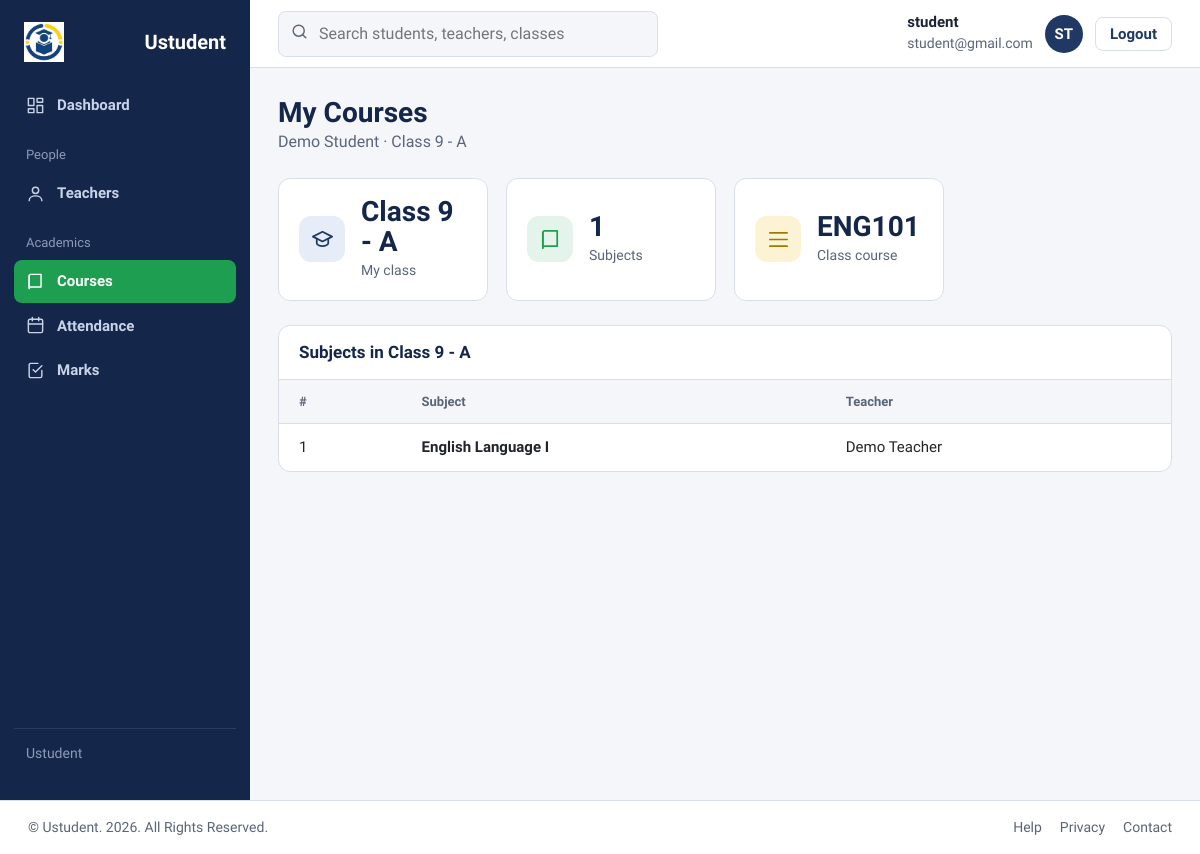
/student/student_courses.php (signed in), run on the app's committed database.
### tables this page shows
CREATE TABLE `students` (
  `id` int UNSIGNED NOT NULL,
  `user_id` int UNSIGNED NOT NULL,
  `name` varchar(100) NOT NULL,
  `email` varchar(100) NOT NULL,
  `phone` varchar(15) DEFAULT NULL,
  `dob` date DEFAULT NULL,
  `class_id` int UNSIGNED NOT NULL,
  `address` varchar(255) DEFAULT NULL,
  `created_at` timestamp NULL DEFAULT CURRENT_TIMESTAMP
);

CREATE TABLE `classes` (
  `id` int UNSIGNED NOT NULL,
  `class_name` varchar(50) NOT NULL,
  `section` varchar(10) NOT NULL,
  `course_id` int UNSIGNED NOT NULL,
  `created_at` timestamp NULL DEFAULT CURRENT_TIMESTAMP
);

CREATE TABLE `courses` (
  `id` int UNSIGNED NOT NULL,
  `course_name` varchar(100) NOT NULL,
  `description` text
);

CREATE TABLE `subjects` (
  `id` int UNSIGNED NOT NULL,
  `subject_name` varchar(100) NOT NULL,
  `course_id` int UNSIGNED NOT NULL,
  `created_at` timestamp NULL DEFAULT CURRENT_TIMESTAMP
);

### student/student_courses.php (the view, shortened to what this page needs)
<?php
include '../database/dbconfig.php';
function h($value) { return htmlspecialchars((string)$value, ENT_QUOTES, 'UTF-8'); }
function rows($conn, $sql, $types = '', $params = []) {
    $statement = $conn->prepare($sql);
    if ($types !== '' && !$statement->bind_param($types, ...$params)) {
        throw new RuntimeException('Could not bind the database query parameters.');
    }
    if (!$statement->execute()) {
        throw new RuntimeException('Could not load the requested data.');
    }
    $result = $statement->get_result();
    return $result->fetch_all(MYSQLI_ASSOC);
}
$student = rows($conn,
    "SELECT s.id, s.name, c.id AS class_id, c.class_name, c.section, co.course_name
       FROM students s
       JOIN classes c ON c.id = s.class_id
       JOIN courses co ON co.id = c.course_id
      WHERE s.user_id = ?",
    "i", [(int)$_SESSION['id']])[0] ?? null;
$subjects = $student ? rows($conn,
    "SELECT DISTINCT sub.id, sub.subject_name, GROUP_CONCAT(DISTINCT t.name ORDER BY t.name SEPARATOR ', ') AS teachers
       FROM teacher_subjects ts
       JOIN subjects sub ON sub.id = ts.subject_id
       LEFT JOIN teachers t ON t.id = ts.teacher_id
      WHERE ts.class_id = ?
      GROUP BY sub.id, sub.subject_name
      ORDER BY sub.subject_name",
    "i", [(int)$student['class_id']]) : [];
?>
<!DOCTYPE html>
<html lang="en">
<head>
<link href="https://cdn.jsdelivr.net/npm/bootstrap@5.3.3/dist/css/bootstrap.min.css" rel="stylesheet">
<link rel="stylesheet" href="../assets/css/admin_dashboard.css">
<link rel="stylesheet" href="../assets/css/academic_common.css">
</head>
<body>
<div class="app">
  <?php include '../includes/sidebar_student.php'; ?>
  <div class="main">
    <?php include '../includes/topbar.php'; ?>
    <main class="content">
      <div class="head">
        <div>
          <h1>My Courses</h1>
          <p><?php echo $student ? h($student['name'] . ' · ' . $student['class_name'] . ' - ' . $student['section']) : 'Your enrolled courses and subjects.'; ?></p>
        </div>
      </div>
      <?php if (!$student): ?>
        <div class="alert alert-warning">Your student profile has not been created yet. Please ask the admin to add you in the Students page.</div>
      <?php else: ?>
        <section class="stats" aria-label="Summary">
          <div class="stat"><span class="ico b"><svg viewBox="0 0 24 24"><path d="M2 9l10-5 10 5-10 5z"/><path d="M6 11v5c0 1.5 3 3 6 3s6-1.5 6-3v-5"/></svg></span><div><b><?php echo h($student['class_name'] . ' - ' . $student['section']); ?></b><span>My class</span></div></div>
          <div class="stat"><span class="ico g"><svg viewBox="0 0 24 24"><path d="M4 5a2 2 0 012-2h13v16H6a2 2 0 00-2 2z"/><path d="M4 19V5"/></svg></span><div><b><?php echo count($subjects); ?></b><span>Subjects</span></div></div>
          <div class="stat"><span class="ico y"><svg viewBox="0 0 24 24"><path d="M3 5h18M3 12h18M3 19h18"/></svg></span><div><b><?php echo h($student['course_name']); ?></b><span>Class course</span></div></div>
        </section>
        <section class="card">
          <h2>Subjects in <?php echo h($student['class_name'] . ' - ' . $student['section']); ?></h2>
          <div class="table-wrap">
            <table>
              <thead><tr><th>#</th><th>Subject</th><th>Teacher</th></tr></thead>
              <tbody>
              <?php foreach ($subjects as $i => $subject): ?>
                <tr>
                  <td class="roll"><?php echo $i + 1; ?></td>
                  <td><b><?php echo h($subject['subject_name']); ?></b></td>
                  <td><?php echo h($subject['teachers'] ?? ''); ?></td>
                </tr>
              <?php endforeach; ?>
              </tbody>
            </table>
          </div>
        </section>
      <?php endif; ?>
    </main>
  </div>
</div>
<?php include '../includes/footer.php'; ?>
</body>
</html>

### assets/css/admin_dashboard.css (style rules this page uses)
.content { padding:28px;max-width:1200px;width:100% }
.head { display:flex;justify-content:space-between;align-items:flex-end;gap:16px;flex-wrap:wrap;margin-bottom:24px }
.head h1 { font-size:28px }
.head p { color:var(--muted);margin:0 }
.stats { display:grid;grid-template-columns:repeat(4,1fr);gap:18px;margin-bottom:24px }
.stat { background:var(--white);border:1px solid var(--line);border-radius:12px;padding:18px 20px;display:flex;gap:16px;align-items:center }
.ico { width:46px;height:46px;border-radius:12px;display:grid;place-items:center;flex:none }
.ico svg { width:23px;height:23px;stroke:currentColor;fill:none;stroke-width:1.8;stroke-linecap:round;stroke-linejoin:round }
.ico.b { background:var(--blue-soft);color:var(--navy) }
.ico.g { background:var(--green-soft);color:var(--green) }
.ico.y { background:var(--gold-soft);color:#9a7d00 }
.stat b { display:block;font:700 28px var(--head);color:var(--navy-deep);line-height:1.1 }
.stat span { color:var(--muted);font-size:14px }
.card { background:var(--white);border:1px solid var(--line);border-radius:12px;overflow:hidden }
.card > h2 { font-size:17px;padding:16px 20px;border-bottom:1px solid var(--line);display:flex;justify-content:space-between;align-items:center }
table { width:100%;border-collapse:collapse }
th,td { padding:12px 20px;text-align:left;border-bottom:1px solid var(--line);font-size:15px }
tr:last-child td { border-bottom:0 }
th { font-size:13px;color:var(--muted);font-weight:600;background:var(--paper) }
:root { --navy:#1f3864; --navy-deep:#14264a; --green:#1e9e50; --green-soft:#e4f4ea; --gold:#d8b32a; --gold-soft:#fbf3d3; --red:#c2402f; --red-soft:#fbe6e2; --blue-soft:#e6edf8; --ink:#1c2433; --muted:#5a6578; --line:#d9dfe9; --paper:#f4f6fa; --white:#fff; --head:"Bricolage Grotesque","Segoe UI",Arial,sans-serif; --body:"Source Sans 3","Segoe UI",Arial,sans-serif; }
* { box-sizing:border-box }
body { margin:0;font:400 16px/1.5 var(--body);color:var(--ink);background:var(--paper) }
h1,h2,h3 { font-family:var(--head);margin:0;line-height:1.2;color:var(--navy-deep) }
.app { display:grid;grid-template-columns:250px minmax(0,1fr);min-height:100vh;transition:grid-template-columns .22s ease }
.main { min-width:0;display:flex;flex-direction:column;min-height:100vh }
.main > .content { flex:1 }

### assets/css/academic_common.css (style rules this page uses)
h1,h2,h3 { font-weight:700 }
.table-wrap { overflow-x:auto }
.table-wrap table { min-width:680px }

### data on the page
students: name.section "Demo Student · Class 9 - A", class.section "Class 9 - A", courses.course_name "ENG101"
subjects: subject_name "English Language I", teachers "Demo Teacher"

### other printed values
$_SESSION['name'] "student"
$_SESSION['email'] "student@gmail.com"
substr($_SESSION['name'], 0,2) "ST"
count($subjects) "1"
